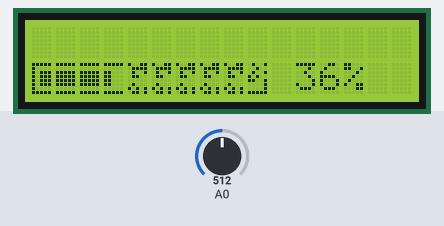
Recording of a sketch running on a simulated Arduino Uno, built with avr-gcc and run on an emulated ATmega328P. Shown: 16×2 character LCD. The test bench sets the inputs (shaded band); at power-on: A0 = 512.

Above: at 1.3 s.
1.4 s: A0 set to 513
At 2.6 s:
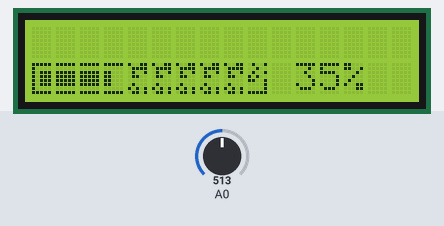
2.9 s: A0 set to 716
At 4.1 s:
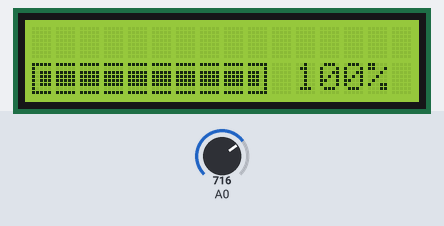
4.4 s: A0 set to 966
5.9 s: A0 set to 991
At 7.0 s:
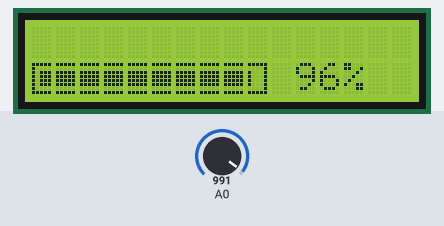
7.4 s: A0 set to 1023
At 8.6 s:
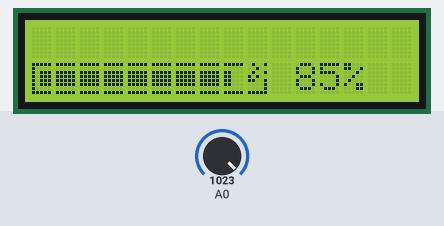
9.0 s: A0 set to 999
At 10.1 s:
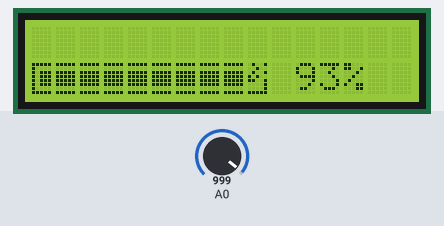
Timing chart, 0 to 11.5 s (numbered marks = the images above; inputs shaded):
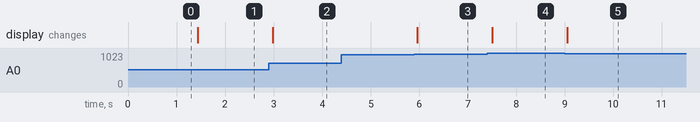

The sketch:

soil-moisture-sensor.ino
```cpp
#include <Wire.h>
#include <hd44780.h>
#include <hd44780ioClass/hd44780_I2Cexp.h>

hd44780_I2Cexp lcd;
hd44780_I2Cexp lcd2(0x27);

const int LCD_COLS = 16;
const int LCD_ROWS = 2;

const int dryValue = 615;
const int wetValue = 292;

int percent;
int soilCapacityValue;

String soilHumidityTitle = "Soil Humidity";

byte middleEmptyChar[] = {
  B11111,
  B00000,
  B00000,
  B00000,
  B00000,
  B00000,
  B00000,
  B11111
};

byte rightEmptyChar[] = {
  B11111,
  B00001,
  B00001,
  B00001,
  B00001,
  B00001,
  B00001,
  B11111
};

byte leftHalfEmptyChar[] = {
  B11111,
  B10000,
  B10100,
  B10100,
  B10100,
  B10100,
  B10000,
  B11111
};

byte middleHalfEmptyChar[] = {
  B11111,
  B00000,
  B11000,
  B11000,
  B11000,
  B11000,
  B00000,
  B11111
};

byte rightHalfEmptyChar[] = {
  B11111,
  B00001,
  B00101,
  B00101,
  B00101,
  B00101,
  B00001,
  B11111
};

byte leftFullChar[] = {
  B11111,
  B10000,
  B10111,
  B10111,
  B10111,
  B10111,
  B10000,
  B11111
};

byte middleFullChar[] = {
  B11111,
  B00000,
  B11111,
  B11111,
  B11111,
  B11111,
  B00000,
  B11111
};

byte rightHalfChar[] = {
  B11111,
  B00001,
  B10001,
  B10001,
  B10001,
  B10001,
  B00001,
  B11111
};

byte rightFullChar[] = {
  B11111,
  B00001,
  B11101,
  B11101,
  B11101,
  B11101,
  B00001,
  B11111
};

byte rightRightHalfEmptyChar[] = {
  B11111,
  B00001,
  B10001,
  B10001,
  B10001,
  B10001,
  B00001,
  B11111
};

void setup()
{
  int status;
  status = lcd.begin(LCD_COLS, LCD_ROWS);

  if(status) {
  status = -status;

  hd44780::fatalError(status);
  }

  lcd.createChar(1, middleEmptyChar);
  lcd.createChar(2, rightEmptyChar);
  lcd.createChar(3, leftHalfEmptyChar);
  lcd.createChar(4, middleHalfEmptyChar);
  lcd.createChar(5, leftFullChar);
  lcd.createChar(6, middleFullChar);
  lcd.createChar(7, rightRightHalfEmptyChar);
  lcd.createChar(8, rightFullChar);
}

void loop() {
  soilCapacityValue = analogRead(A0);
  percent = 100-((soilCapacityValue-(dryValue-wetValue))*100)/wetValue;
  lcd.print(soilHumidityTitle);
  lcd.setCursor(0, 1);
  displayBar(percent);
  displayPercentage(percent);
  delay(100);
}

void displayBar(int x) {
    const int patterns[21][10] = {
        {3, 1, 1, 1, 1, 1, 1, 1, 1, 2}, //First bar (0-9%) will always appear as a HalfEmpty due to bytes limitations.
        {3, 1, 1, 1, 1, 1, 1, 1, 1, 2},
        {5, 1, 1, 1, 1, 1, 1, 1, 1, 2},
        {5, 4, 1, 1, 1, 1, 1, 1, 1, 2},
        {5, 6, 1, 1, 1, 1, 1, 1, 1, 2},
        {5, 6, 4, 1, 1, 1, 1, 1, 1, 2},
        {5, 6, 6, 1, 1, 1, 1, 1, 1, 2},
        {5, 6, 6, 4, 1, 1, 1, 1, 1, 2},
        {5, 6, 6, 6, 1, 1, 1, 1, 1, 2},
        {5, 6, 6, 6, 4, 1, 1, 1, 1, 2},
        {5, 6, 6, 6, 6, 1, 1, 1, 1, 2},
        {5, 6, 6, 6, 6, 4, 1, 1, 1, 2},
        {5, 6, 6, 6, 6, 6, 1, 1, 1, 2},
        {5, 6, 6, 6, 6, 6, 4, 1, 1, 2},
        {5, 6, 6, 6, 6, 6, 6, 1, 1, 2},
        {5, 6, 6, 6, 6, 6, 6, 4, 1, 2},
        {5, 6, 6, 6, 6, 6, 6, 6, 1, 2},
        {5, 6, 6, 6, 6, 6, 6, 6, 4, 2},
        {5, 6, 6, 6, 6, 6, 6, 6, 6, 2},
        {5, 6, 6, 6, 6, 6, 6, 6, 6, 7},
        {5, 6, 6, 6, 6, 6, 6, 6, 6, 8}
    };

    int index = x / 5;
    if (index > 20) index = 20;

    for (int i = 0; i < 10; ++i) {
        lcd.write(patterns[index][i]);
    }
}

void displayPercentage(int x) {
  if (x >= 100) {
    lcd.setCursor(11, 1);
    lcd.print("100%   ");
  } else if (x <= 0) {
    lcd.setCursor(11, 1);
    lcd.print("0%   ");
  } else {
    lcd.setCursor(11, 1);
    lcd.print(String(x) + "%   ");
  }
}

//Made by vBagieta ©2024
```

Measured:
- the behaviour switches between 512 and 513 on A0 (found by bisection; images 0 and 1)
- the behaviour switches between 981 and 982 on A0 (found by bisection; images 2 and 3)
- the behaviour switches between 1011 and 1010 on A0 (found by bisection; images 4 and 5)
- after the input at 1.4 s, the display: changes at once (image 1)
- after the input at 2.9 s, the display: changes after 0.08 s (image 2)
- after the input at 4.4 s, every drawn part: stays the same
- after the input at 5.9 s, the display: changes after 0.06 s (image 3)
- after the input at 7.4 s, the display: changes after 0.10 s (image 4)
- after the input at 9.0 s, the display: changes after 0.05 s (image 5)
